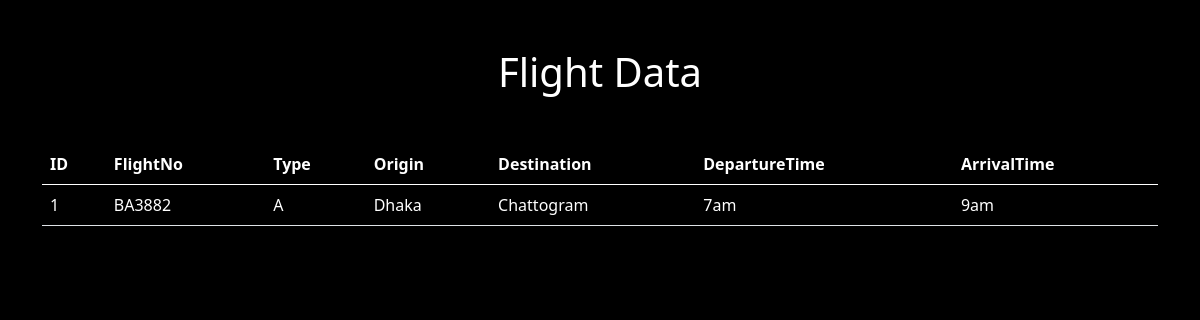
/ticket/, run on an earlier commit of the app's database.
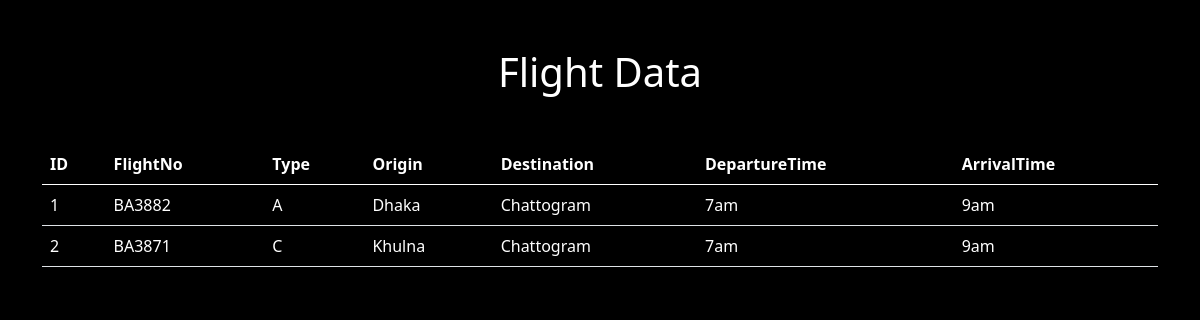
And on a later commit of the database.
### home/models.py (models this page shows, shortened)
class Ticket(models.Model):
    FlightNo = models.CharField(max_length=15, blank=True, null=True)
    Type = models.CharField(max_length=15, blank=True, null=True)
    Origin = models.CharField(max_length=15, blank=True, null=True)
    Destination = models.CharField(max_length=15, blank=True, null=True)
    DepartureTime = models.CharField(max_length=15, blank=True, null=True)
    ArrivalTime = models.CharField(max_length=15, blank=True, null=True)

### home/views.py (the view)
# urls.py: path("ticket/", views.ticket, name = "Ticket"),
def ticket(request):
    tickets = Ticket.objects.all()
    data = {'Ticket':tickets}
    return render(request,'ticket.html',data)

### template/ticket.html (shortened to what this page needs)
<!doctype html>
<html lang="en">
  <head>
    <link href="https://cdn.jsdelivr.net/npm/bootstrap@5.0.2/dist/css/bootstrap.min.css" rel="stylesheet">
  </head>
  <body style="background-color: rgb(0, 0, 0); color: white">
      <div class="container mt-5">
        <h1 class="text-center">Flight Data</h1>
      </div>
      <div class="container mt-5">
        <table class="table">
            <thead style="color: white;">
              <tr>
				<th scope="col">ID</th>
				<th scope="col">FlightNo</th>
				<th scope="col">Type</th>
				<th scope="col">Origin</th>
				<th scope="col">Destination</th>
				<th scope="col">DepartureTime</th>
				<th scope="col">ArrivalTime</th>
              </tr>
            </thead>
            <tbody style="color: white;">
                {% for i in Ticket %}
              <tr>
                <td>{{i.id}}</td>
                <td>{{i.FlightNo}}</td>
                <td>{{i.Type}}</td>
                <td>{{i.Origin}}</td>
                <td>{{i.Destination}}</td>
                <td>{{i.DepartureTime}}</td>
                <td>{{i.ArrivalTime}}</td>
              </tr>
                {% endfor %}
            </tbody>
          </table>
      </div>
  </body>
</html>

What changed in the data, as far as the page shows it:
added Ticket: id "2", FlightNo "BA3871", Type "C", Origin "Khulna", Destination "Chattogram", DepartureTime "7am", ArrivalTime "9am"
